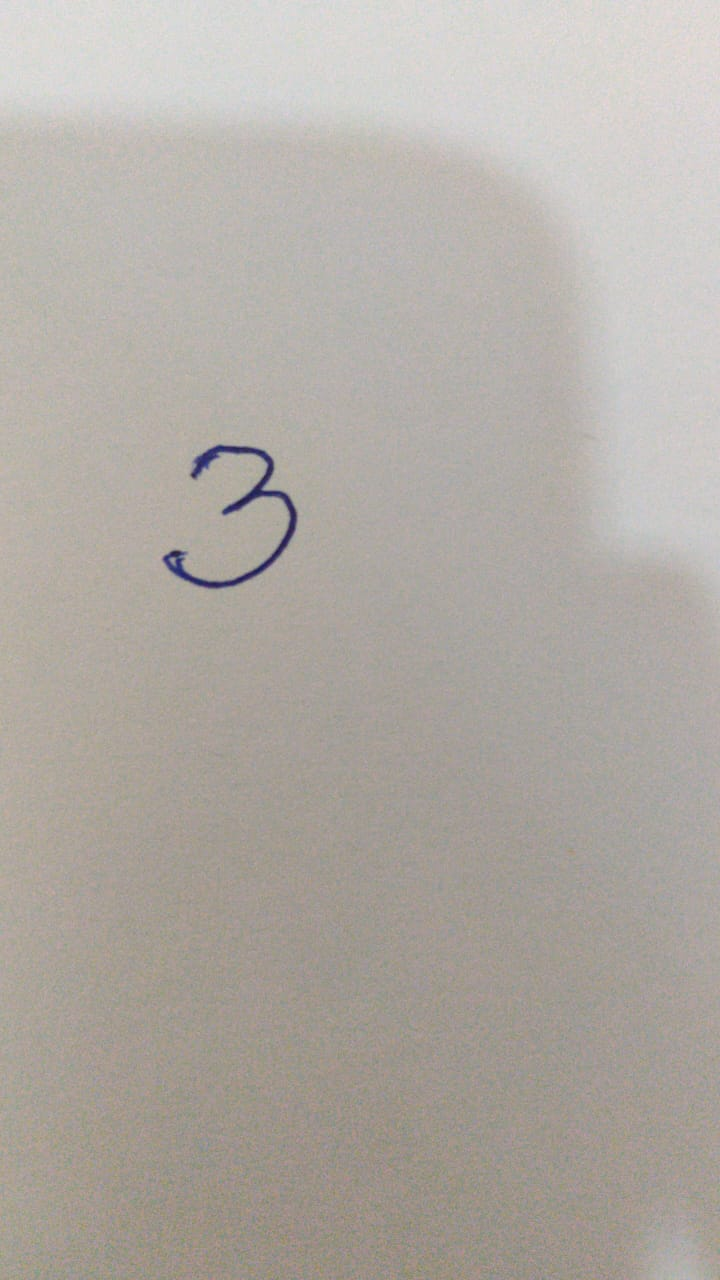
#> input picture AT/pup0.jpg, 720 x 1280 px
$ python original.py
#> lines starting #> are read from the running program, lines starting #| are printed output that depends on the picture; after the words box and inside, x2 and y2 are one past the last pixel; in counts of white or black regions, pixels touching at a corner belong together
import cv2
import numpy as np

def x_cord_contour(contour):
    area = cv2.contourArea(contour)

    if area != None:

        if (int(area)> 10.0):

            M=cv2.moments(contour)
            return (int(M['m10']/M['m00']))

def makeSquare(not_square):
    BLACK = [0,0,0]
    img_dim = not_square.shape
    height = img_dim[0]
    width = img_dim[1]
    if(height == width):
        square = not_square
        return square
    else:
        doublesize = cv2.resize(not_square, (2*width,2*height), interpolation = cv2.INTER_CUBIC)
        height = height*2
        width = width*2
        if(height>width):
            pad = (height-width)/2
            doublesize_square = cv2.copyMakeBorder(doublesize,0,0,int(pad),int(pad),cv2.BORDER_CONSTANT, value=BLACK)
        else:
            pad = (width-height)/2
            doublesize_square=cv2.copyMakeBorder(doublesize,int(pad),int(pad),0,0,cv2.BORDER_CONSTANT, value=BLACK)
    return doublesize_square

path = 'pup0.jpg'
img1 = cv2.imread(path ,0)
#> img1: shape (1280, 720); min 29, max 227, mean 172.3

blurred = cv2.GaussianBlur(img1, (5,5),0)

edged = cv2.Canny(blurred,30,150)
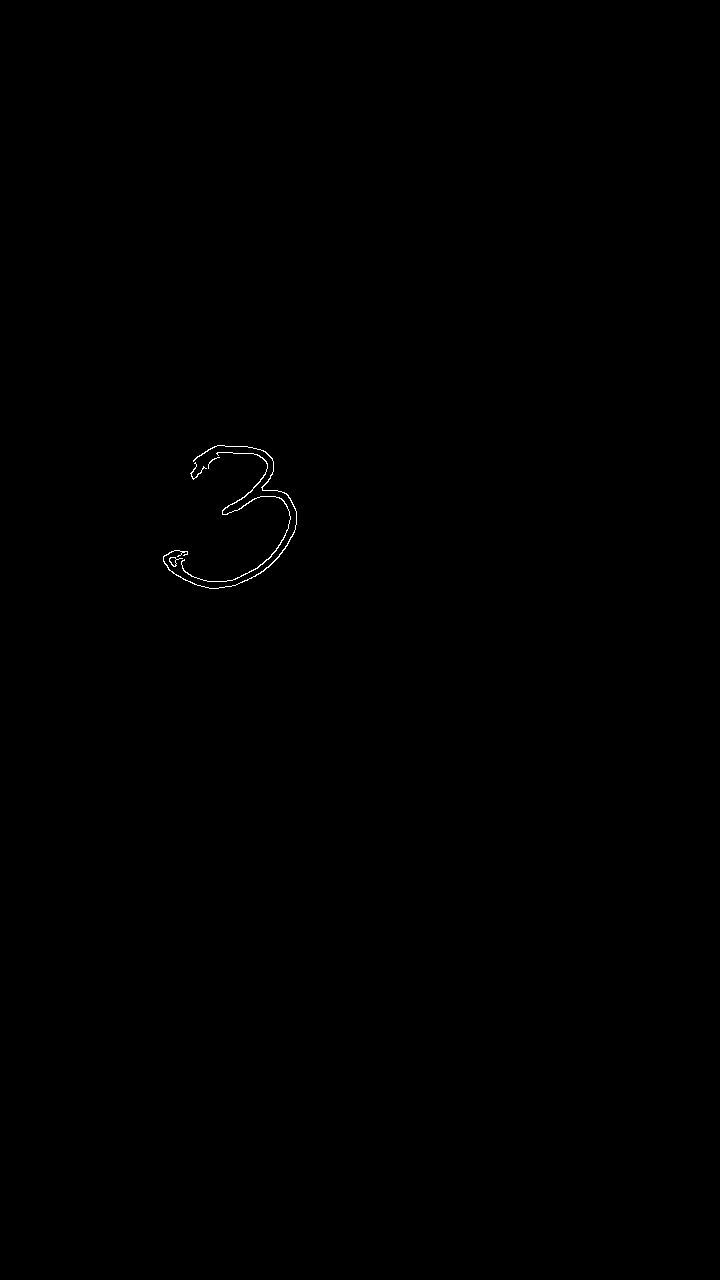
#> edged: shape (1280, 720); 0.11% white in thin lines or dots, all inside (x1, y1, x2, y2) = (163, 445, 297, 589)
contours,heirarchy = cv2.findContours(edged.copy(),cv2.RETR_EXTERNAL, cv2.CHAIN_APPROX_SIMPLE)
#> contours = 5 contours, 2 with area under 20; largest, box (x1, y1, x2, y2) and area: (163, 445, 297, 589) 112, (181, 452, 291, 582) 108, (169, 557, 183, 567) 46
cnt = contours[4]
#> cnt = contour of 361 points, box (x1, y1, x2, y2) (163, 445, 297, 589), area 112

contours = sorted(contours, key = x_cord_contour, reverse = False)
#> in x_cord_contour, `area = cv2.contourArea(contour)`: area = 46.5
#> in x_cord_contour, `M=cv2.moments(contour)`: M = moments, m00 46.5, centre m10/m00, m01/m00 = (172.6, 561)
#> (the run stopped early here; a loop or call above may not have finished)
